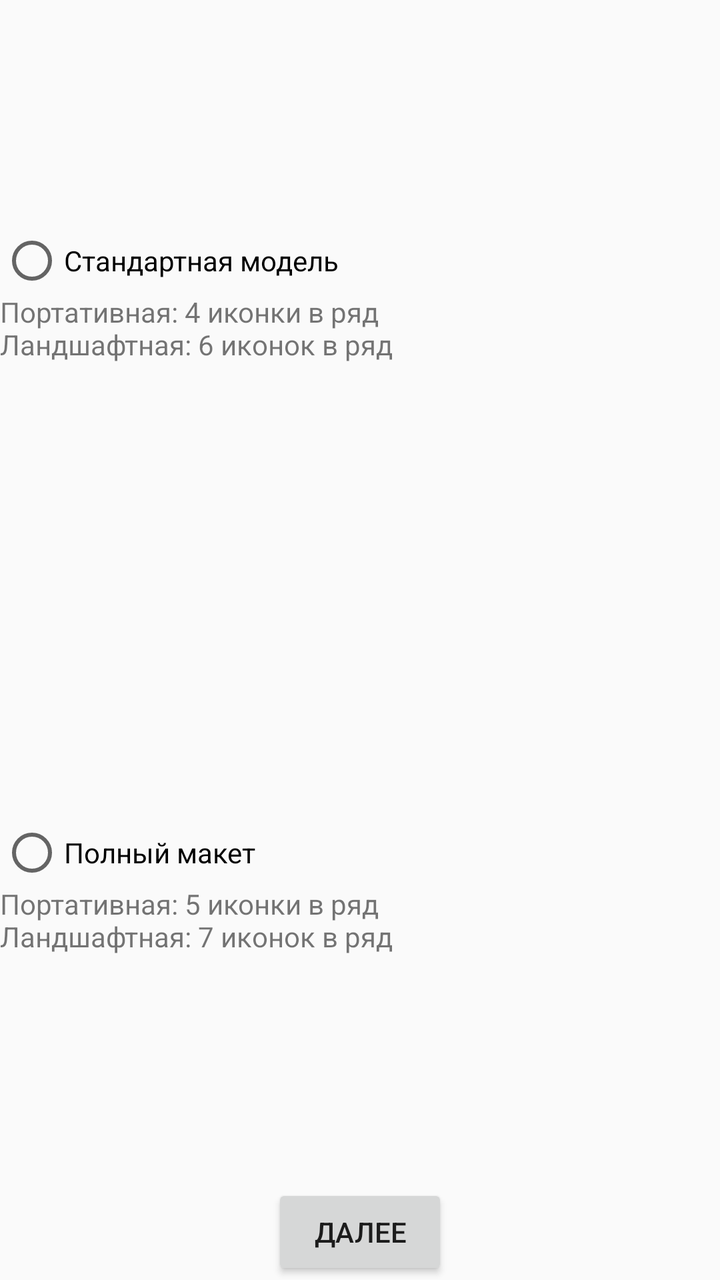
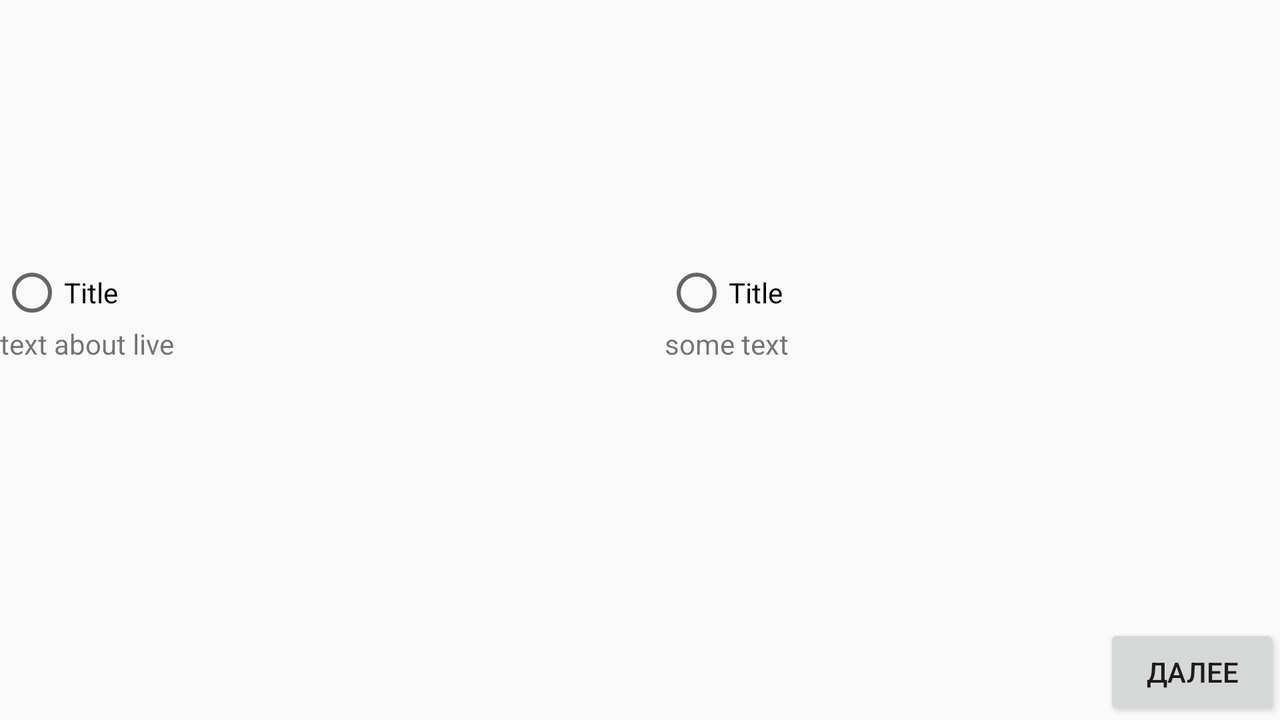

Two renders of one Android screen. The first uses the default layout on a phone; the second uses the alternative layout the repository ships for a different screen configuration, on a matching device. The two XML files are below.
<!-- AndroidManifest.xml: application theme AppTheme -->
<!-- res/layout/fragment_model_choosing.xml -->
<?xml version="1.0" encoding="utf-8"?>
<LinearLayout
    xmlns:android="http://schemas.android.com/apk/res/android"
    android:layout_width="match_parent"
    android:layout_height="match_parent"
    android:orientation="vertical">

    <FrameLayout
        android:id="@+id/fl_standard_model_rd_wrapper"
        style="@style/RadioButtonWrapperStyle"
        android:layout_width="match_parent"
        android:layout_height="wrap_content"
        android:layout_weight="1"
        android:orientation="vertical">

        <LinearLayout
            android:layout_width="wrap_content"
            android:layout_height="wrap_content"
            android:layout_gravity="center|start"
            android:orientation="vertical">

            <RadioButton
                android:id="@+id/radio_button_standard_model"
                android:layout_width="wrap_content"
                android:layout_height="wrap_content"
                android:text="@string/title_standard_model"/>

            <TextView
                android:layout_width="wrap_content"
                android:layout_height="wrap_content"
                android:text="@string/text_standard_model"/>
        </LinearLayout>
    </FrameLayout>

    <FrameLayout
        android:id="@+id/fl_full_model_rd_wrapper"
        style="@style/RadioButtonWrapperStyle"
        android:layout_width="match_parent"
        android:layout_height="wrap_content"
        android:layout_weight="1"
        android:orientation="vertical">

        <LinearLayout
            android:layout_width="wrap_content"
            android:layout_height="wrap_content"
            android:layout_gravity="center|start"
            android:orientation="vertical">

            <RadioButton
                android:id="@+id/radio_button_full_model"
                android:layout_width="wrap_content"
                android:layout_height="match_parent"
                android:text="@string/title_full_model"/>

            <TextView
                android:layout_width="wrap_content"
                android:layout_height="wrap_content"
                android:text="@string/text_full_model"/>
        </LinearLayout>
    </FrameLayout>

    <Button
        android:id="@+id/button_next"
        android:layout_width="wrap_content"
        android:layout_height="wrap_content"
        android:text="@string/next_button_text"
        android:layout_gravity="center"/>
</LinearLayout>
<!-- resources referenced by this layout -->
<resources>
  <string name="next_button_text">Далее</string>
  <string name="text_full_model">Портативная: 5 иконки в ряд\nЛандшафтная: 7 иконок в ряд</string>
  <string name="text_standard_model">Портативная: 4 иконки в ряд\nЛандшафтная: 6 иконок в ряд</string>
  <string name="title_full_model">Полный макет</string>
  <string name="title_standard_model">Стандартная модель</string>
  <style name="AppTheme" parent="Theme.AppCompat.Light.DarkActionBar">
          
          <item name="colorPrimary">@color/colorPrimary</item>
          <item name="colorPrimaryDark">@color/colorPrimaryDark</item>
          <item name="colorAccent">@color/colorAccent</item>
      </style>
</resources>
<!-- res/layout-land/fragment_model_choosing.xml (the repository's variant of the layout above) -->
<!-- drawn on the phone turned sideways -->
<?xml version="1.0" encoding="utf-8"?>
<LinearLayout
    xmlns:android="http://schemas.android.com/apk/res/android"
    android:layout_width="match_parent"
    android:layout_height="match_parent"
    android:orientation="vertical">

    <LinearLayout
        android:layout_width="match_parent"
        android:layout_height="wrap_content"
        android:layout_weight="8"
        android:orientation="horizontal">

        <FrameLayout
            android:id="@+id/fl_standard_model_rd_wrapper"
            style="@style/RadioButtonWrapperStyle"
            android:layout_width="wrap_content"
            android:layout_height="match_parent"
            android:layout_weight="1"
            android:orientation="vertical">

            <LinearLayout
                android:layout_width="wrap_content"
                android:layout_height="wrap_content"
                android:layout_gravity="center|left"
                android:orientation="vertical">

                <RadioButton
                    android:id="@+id/radio_button_standard_model"
                    android:layout_width="wrap_content"
                    android:layout_height="wrap_content"
                    android:text="Title"/>

                <TextView
                    android:layout_width="wrap_content"
                    android:layout_height="wrap_content"
                    android:text="text about live"/>
            </LinearLayout>
        </FrameLayout>

        <FrameLayout
            android:id="@+id/fl_full_model_rd_wrapper"
            style="@style/RadioButtonWrapperStyle"
            android:layout_width="wrap_content"
            android:layout_height="match_parent"
            android:layout_weight="1"
            android:orientation="vertical">

            <LinearLayout
                android:layout_width="wrap_content"
                android:layout_height="wrap_content"
                android:layout_gravity="center|left"
                android:orientation="vertical">

                <RadioButton
                    android:id="@+id/radio_button_full_model"
                    android:layout_width="wrap_content"
                    android:layout_height="match_parent"
                    android:text="Title"/>

                <TextView
                    android:layout_width="wrap_content"
                    android:layout_height="wrap_content"
                    android:text="some text"/>
            </LinearLayout>
        </FrameLayout>
    </LinearLayout>


    <Button
        android:id="@+id/activity_theme_choosing_next_button"
        style="Widget.AppCompat.Button.Colored"
        android:layout_width="wrap_content"
        android:layout_height="wrap_content"
        android:layout_gravity="center|end"
        android:text="@string/next_button_text">
    </Button>

</LinearLayout>
<!-- resources referenced by the variant -->
<!-- as the phone turned sideways resolves them -->
<resources>
  <string name="next_button_text">Далее</string>
  <style name="AppTheme" parent="Theme.AppCompat.Light.DarkActionBar">
          
          <item name="colorPrimary">@color/colorPrimary</item>
          <item name="colorPrimaryDark">@color/colorPrimaryDark</item>
          <item name="colorAccent">@color/colorAccent</item>
      </style>
</resources>
